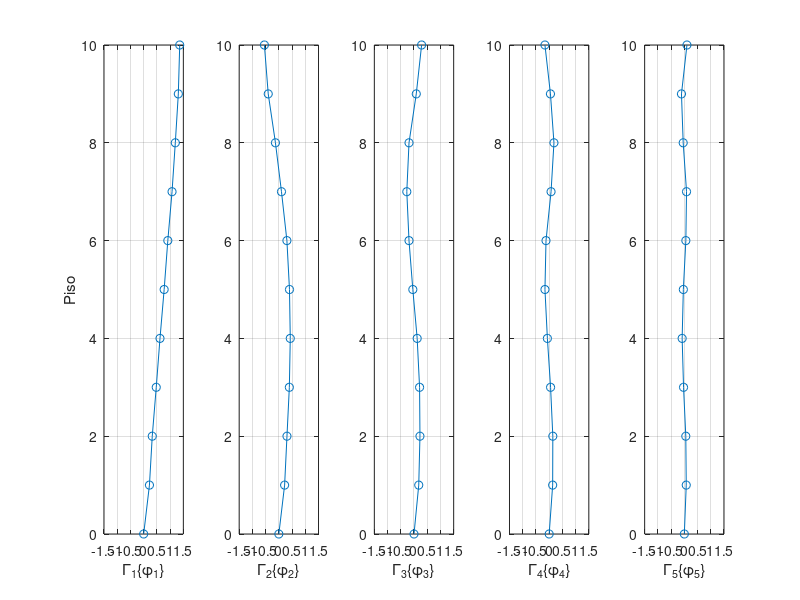

Write MATLAB code to recreate this figure. (Note: this script raises an error after producing the figure.)
%% Examen Final Ingeniería Sísmica
% Cristobal Adasme - Alexis Contreras

%% Inicializar
clear variables
close all
clc

%% Propiedades
T1 = 1.5; % sec                                                             % Periodo buscado
FE = 1;                                                                     % Factor de escala = 1;
cant_pisos = 10;
Pisos = (cant_pisos:-1:1)';
Modos = flip(Pisos);
cant_modos = length(Modos);
L10 = 4.60; % m
L = 3.65; % m
lfact = L10/L; % L10 = lfact*L - Para escalar el primer piso, si primer piso es igual a tados lfact debe ser 1 (cambiar)
W_techo = 400.35; % kN
W_piso = 480.4; % kN
Wtotal = W_techo + W_piso*(cant_pisos-1); %kN
% g = 980; % cm/s2
g = 9.8; % m/s2

% Alturas
h = [L*ones(cant_pisos-1,1); 4.60];                                         % Altura de piso
h_base = zeros(cant_pisos,1);                                               % Altura desde la base al piso 
for i = 1:cant_pisos
    h_base(i) = sum(h(cant_pisos:-1:i,1));
end
% Masa
m1 = W_techo; % kN
m2 = W_piso;
m3 = W_piso;
m4 = W_piso;
m5 = W_piso;
m6 = W_piso;
m7 = W_piso;
m8 = W_piso;
m9 = W_piso;
m10 = W_piso;

M_tilde = diag([m1 m2 m3 m4 m5 m6 m7 m8 m9 m10]);
% Rigidez

k1 = 0.96; %kN/m   (Se escala el primer piso que tiene altura diferente)
k2 = 0.96;
k3 = 1.32;
k4 = 1.32;
k5 = 1.82;
k6 = 1.82;
k7 = 2.22;
k8 = 2.22;
k9 = 3.3;
k10 = 3.3/lfact^3;

K_tilde = [k1 -k1 0 0 0 0 0 0 0 0;
    -k1 k2+k1 -k2 0 0 0 0 0 0 0;
    0 -k2 k3+k2 -k3 0 0 0 0 0 0;
    0 0 -k3 k4+k3 -k4 0 0 0 0 0;
    0 0 0 -k4 k5+k4 -k5 0 0 0 0;
    0 0 0 0 -k5 k6+k5 -k6 0 0 0;
    0 0 0 0 0 -k6 k7+k6 -k7 0 0;
    0 0 0 0 0 0 -k7 k8+k7 -k8 0;
    0 0 0 0 0 0 0 -k8 k9+k8 -k9;
    0 0 0 0 0 0 0 0 -k9 k10+k9];

% Vector de influencia (?)
G = [-m1; -m2; -m3; -m4; -m5; -m6; -m7; -m8; -m9; -m10];
r = diag(ones(cant_pisos));

%% PREGUNTA 1 Obtención de EI

% Valores propios
[Phi_tilde,gamma_tilde] = eig(K_tilde,M_tilde);
gamma_tilde = diag(gamma_tilde);

% Evaluamos primer modo para encontrar rigidez que provoca un periodo del
% primer modo igual a 1.5
EI = (2*pi/T1)^2*(L^3)/(12*gamma_tilde(1)*g); %kN/m2

% Obteniendo los reales
K = 12*EI/L^3*K_tilde;                                                      % Rigidez
M = 1/g*M_tilde;                                                            % Masa

[Phi,lambda] = eig(K,M);
lambda = diag(lambda);                                                      % Valores propios

wn = lambda.^0.5;                                                           % Frecuencia angular de cada modo
wn2 = wn.^2;
Tn = 2*pi./wn;                                                              % Periodo de cada modo

% Matrices Modales
Mn = diag(Phi.'*M*Phi);                                                     % Masa modal
Kn = diag(Phi.'*K*Phi);                                                     % Rigidez modal

% Gamma_n
Gamma_n = Phi.'*M*r./Mn;

% Graficamos Gamma_n*phi_n para 5 modos Todos separados
cant_modos_dibujar = 5;                                                     % Cantidad de modos que queremos dibujar (cambiar si se quieren dibujar más)
figure
for i = 1:cant_modos_dibujar
    subplot(1,cant_modos_dibujar,i)
    plot([Gamma_n(i)*Phi(:,i); 0],[Pisos; 0], '-o')
    grid on
    xlabel(['\Gamma_', num2str(Modos(i)), '\{\phi_{', num2str(Modos(i)), '}\}'])
    xlim([-1.5 1.5])
    if i == 1
        ylabel('Piso')
        hold on
    end
end
hold off
sgtitle('\Gamma_n \{\phi_n\}')

% Graficamos Gamma_n*phi_n para 5 modos Todos juntos
figure
hold on
for i = 1:cant_modos_dibujar
    plot([Gamma_n(i)*Phi(:,i); 0],[Pisos; 0], '-o')
end
hold off
xlabel('\Gamma_n \{\Phi_n\}')
ylabel('Piso')
legend(strcat('Modo ',string(1:cant_modos_dibujar)))
grid on

% Comentarios Pregunta 1
disp('Pregunta 1')
disp('EI [kN/cm2]'), disp(EI*100^2)
disp('K'), disp(K)
disp('M'), disp(M)
tabla = table();
tabla.Modos = Modos;
tabla.ValPropios = lambda;
tabla.Tn = Tn;
tabla.Gamma_n = Gamma_n;
disp(tabla)
clear tabla

%% Pregunta 2
% PSa NCh433 of1996 Mod2009
T_init = 0;
T_step = 0.01;
T_final = 3;
T_rango = T_init:T_step:T_final;
Ro = 11;                                                                    % Marco de acer
I = 1;                                                                      % Categoría 2 (Edificio Habitacional)
Ao = 0.3;                                                                   % Zona sísmica 2 (Providencia)                                                               % Marco especial de hacero
To = 0.30;                                                                    % Tipo de suelo 2
p = 1.5;                                                                    % Tipo de suelo 2

T_ast = Tn(1);                                                              % Periodo con modo con mayor masa traslacional
R_ast = 1 + Tn(1)/(0.10*To + Tn(1)/Ro);                                     % R_ast
Sa = zeros(length(T_rango),1);                                              % Sa = I*A0*alfa/R_ast
Sa_red = zeros(length(T_rango),1);                                          % Sa/R_ast

for i = 1:length(T_rango)
    alfa = (1 + 4.5*(T_rango(i)/To)^p)/(1 + (T_rango(i)/To)^3);
    Sa(i) = I*Ao*alfa;                                                      % PSa sin reducir NCh433 of1996 Mod2009, NO TIENE factor 'S'                     

    Sa_red(i) = Sa(i)/R_ast;                                                % PSa reducido (R_ast con T* = T1 (del primer modo))
end

figure
hold on
plot(T_rango,Sa)
plot(T_rango,Sa_red)
hold off
xlabel('Periodo [sec]')
ylabel('PSa = Sa NCh433 [g]')
legend('PSa','PSa/R*')
title('Espectro de Diseño NC433 of1996 Mod.2012')
grid on

%% Pregunta 3
% Edificio del prediseño, analisis modal espectral, SRSS, xi = 5% para
% todos los modos, considerar solo 5 modos

% Mn_ast = zeros(cant_pisos,1);
% for n = 1:cant_pisos
%     for j = 1:cant_pisos
%         Mn_ast(n,1) = Mn_ast(n,1) + M(j,j)*Gamma_n(n)*Phi(j,n);
%     end
% end
% 
% PMass = Mn_ast/(Wtotal/g);                                                  % Porcentaje de Masa modal Equivalente de cada modo
% PMass_acum = zeros(cant_pisos,1);                                           % Porcentaje de Masa modal equivalente acumulado
% PMass_acum(1,1) = PMass(1,1);                                               
% counter = 0;                                                                % Contador para ver si ya encontró la solución
% for i = 2:cant_pisos
%     PMass_acum(i,1) = PMass_acum(i-1,1) + PMass(i,1);
%     if PMass_acum(i,1) > 0.9 && counter == 0
%         fprintf('Solo se requieren los primeros %i modos \n \n', Modos(i,1))
%         counter = 1;
%     end
% end

% Notar que Utilizando NCh433 (Sum(Mn_ast_i) > 90%W_total) se tiene que se 
% requieren solo 2 modos.

n_modos = 5;
xi_all = 0.05;
xi = xi_all*ones(cant_modos);

PSa = zeros(n_modos,1);

for i = 1:n_modos
    n = round(Tn(i)/T_step) + 1;
    PSa(i) = Sa_red(n)*g;
end
disp('PSa [m/s2] (Sa/R*)')
disp(PSa)

run Analisis_modal_espectral.m

% %% Análisis Modal Espectral
% %% Fuerzas Máximas de cada modo 
% fs_max = zeros(cant_pisos,n_modos);
% figure
% hold on
% for n = 1:n_modos
%     for j = 1:cant_pisos
%         fs_max(j,n) = Gamma_n(n)*Phi(j,n)*M(j,j)*PSa(n);
%     end
%     plot(fs_max(:,n),Pisos,'-o')
% end
% hold off
% xlabel('fs_{jn}^{max}')
% ylabel('Pisos')
% legend(strcat('Modo ',string(1:n_modos)))
% grid on
% 
% % SRSS
% fs_SRSSmax = zeros(cant_pisos,1);
% for j = 1:cant_pisos
%     fs_SRSSmax(j,1) = sqrt(sumsqr(fs_max(j,:)));
% end
% figure
% plot(fs_SRSSmax,Pisos,'-o')
% xlabel('fs_{SRSS}^{max} [kN]')
% ylabel('Pisos')
% grid on
% disp('fs_SRSSmax [kN]')
% disp(fs_SRSSmax)
% 
% %% Máximo desplazamiento lateral de cada piso SRSS
% 
% u_jnmax = zeros(cant_pisos,n_modos);
% for n = 1:n_modos
%     for j = 1:cant_pisos
%         u_jnmax(j,n) = Gamma_n(n)*Phi(j,n)*PSa(n)*(1/wn2(n));
%     end
% end
% 
% % Luego, SSRS
% u_SRSSmax = zeros(cant_pisos,1);
% for j = 1:cant_pisos
%     u_SRSSmax(j,1) = sqrt(sumsqr(u_jnmax(j,:)));
% end
% figure
% plot(u_SRSSmax*100,Pisos,'-o')
% xlabel('u_{SRSS}^{max} [cm]')
% ylabel('Pisos')
% grid on
% disp('u_SRSSmax [cm]')
% disp(u_SRSSmax*100)
% 
% %% Máxima razón de desplazamiento de piso
% 
% rdp = zeros(cant_pisos,n_modos);
% for j = 1:cant_pisos
%     for n = 1:n_modos
%         if j < cant_pisos
%             rdp(j,n) = (1/h(j))*Gamma_n(n)*(Phi(j,n)-Phi(j+1,n))*PSa(n)*(1/wn2(n));
%         elseif j == cant_pisos
%             rdp(j,n) = (1/h(j))*Gamma_n(n)*(Phi(j,n))*PSa(n)*(1/wn2(n));
%         end
%     end
% end
% 
% % Luego SRSS
% 
% rdp_SRSSmax = zeros(cant_pisos,1);
% for j = 1:cant_pisos
%     rdp_SRSSmax(j,1) = sqrt(sumsqr(rdp(j,:)));
% end
% figure
% plot(rdp_SRSSmax*100,Pisos,'-o')
% xlabel('rdp_{SRSS}^{max} [%]')
% ylabel('Pisos')
% grid on
% disp('rdp_SRSSmax [%]')
% disp(rdp_SRSSmax*100)
% 
% %% Máximo esfuerzo de corte de piso
% % Primero obtenemos el corte de piso para cada modo
% 
% V = zeros(cant_pisos,n_modos);
% figure 
% hold on
% for n = 1:n_modos
%     for j = 1:cant_pisos
%         V(j,n) = sum(fs_max(1:j,n));    %tonf
%     end
%     plot(V(:,n),Pisos,'-o')
% end
% hold off
% xlabel('V_{jn} [kN]')
% ylabel('Pisos')
% legend(strcat('Modo ',string(1:n_modos)))
% grid on
% 
% % Luego, SSRS
% V_SRSSmax = zeros(cant_pisos,1);
% for j = 1:cant_pisos
%     V_SRSSmax(j,1) = sqrt(sumsqr(V(j,:)));
% end
% figure
% plot(V_SRSSmax,Pisos,'-o')
% xlabel('V_{SRSS}^{max} [kN]')
% ylabel('Pisos')
% grid on
% disp('V_SRSSmax [kN]')
% disp(V_SRSSmax)
% 
% %% Corte basal máximo
% Vb_max = zeros(1,n_modos);
% for n = 1:n_modos
%     Vb_max(1,n) = sum(fs_max(:,n));
% end
% 
% % SRSS
% Vb_SRSSmax = sqrt(sumsqr(Vb_max(1,:)));
% disp('Vb_SRSSmax [kN]')
% disp(Vb_SRSSmax)
% 
% %% Momento basal máximo
% Mn_max = zeros(j,n_modos);
% for n = 1:n_modos
%     for j = 1:cant_pisos
%         Mn_max(j,n) = h(j)*fs_max(j,n);
%     end
% end
% 
% Mb_max = zeros(1,n_modos);
% for n = 1:n_modos
%     Mb_max(1,n) = sum(Mn_max(:,n));
% end
% 
% % SRSS
% Mb_SRSSmax = sqrt(sumsqr(Mb_max(1,:)));
% disp('Mb_SRSSmax [kN-m]')
% disp(Mb_SRSSmax)

%% PREGUNTA 4
% Comparar resultados de corte basal anterior con los requisitos de corte
% basal máximo y mínimo de la norma. Determinar si es necesario escalar o
% no la demanda sísmica e indique el factor de escala a utilizar (de ser
% necesario) si es necesario escalar recalcule los resultados de la parte
% anterior -> FUCK xd

% Corte basal norma
P = Wtotal;
R = 7;
T_prima = 0.35;
n = 1.33;
S = 1;

C = 2.75*Ao/R*(T_prima/T_ast)^n;
Qo = C*I*P;

% Máximo
Cmax = 0.35*S*Ao;
Qmax = Cmax*I*P;

% Mínimo
Cmin = Ao/6;
Qmin = Cmin*I*P;

disp('Qmin [kN]'), disp(Qmin)
disp('Qo [kN]'), disp(Qo)
disp('Qmax [kN]'), disp(Qmax)

if Vb_SRSSmax < Qmin
    fprintf('Se aprecia que Vb (A.Modal) con Qo (A.Estático)')
    fprintf('Se diferencian en %f [kN] \n',Qo-Vb_SRSSmax)
    fprintf('El corte basal es menor al mínimo requerido,\n por lo que se debe modificar \n')
    fprintf('El espectro de respuesta por Qmin/Qo \n \n')
    FE = Qmin/Vb_SRSSmax;                                                   % Factor de escala
    PSa = PSa*FE;                                                           % Aplicamos factor de escala
    run Analisis_modal_espectral.m                                          % Retorna gráficos y resultados en la consola
end

%% PREGUNTA 5
% Hacer figura graficar razon derivas piso en altura
%

delta = 0.002*ones(cant_pisos,1);
figure
plot(rdp_SRSSmax,Pisos,'-o')
hold on
plot(delta,Pisos,'--')
hold off
grid on
xlim([0 0.0025])
legend('rdp (\delta)','rdp_{max} (\delta_{max})')
xlabel('Razón de deriva de pisos')
ylabel('Piso')
title('Razón de deriva de pisos')

counter = 0;
for i = 1:cant_pisos
    if rdp_SRSSmax(i) > delta
        fprintf('Razón de deriva de pisos %.f > delta \n',rdp_SRSSmax(i))
        counter = counter + 1;
    end
end

if counter == 0
    fprintf('Como se observa en la figura, ningúna razón de deriva de pisos sobrepasa el valor límite de 0.002 \n')
end

